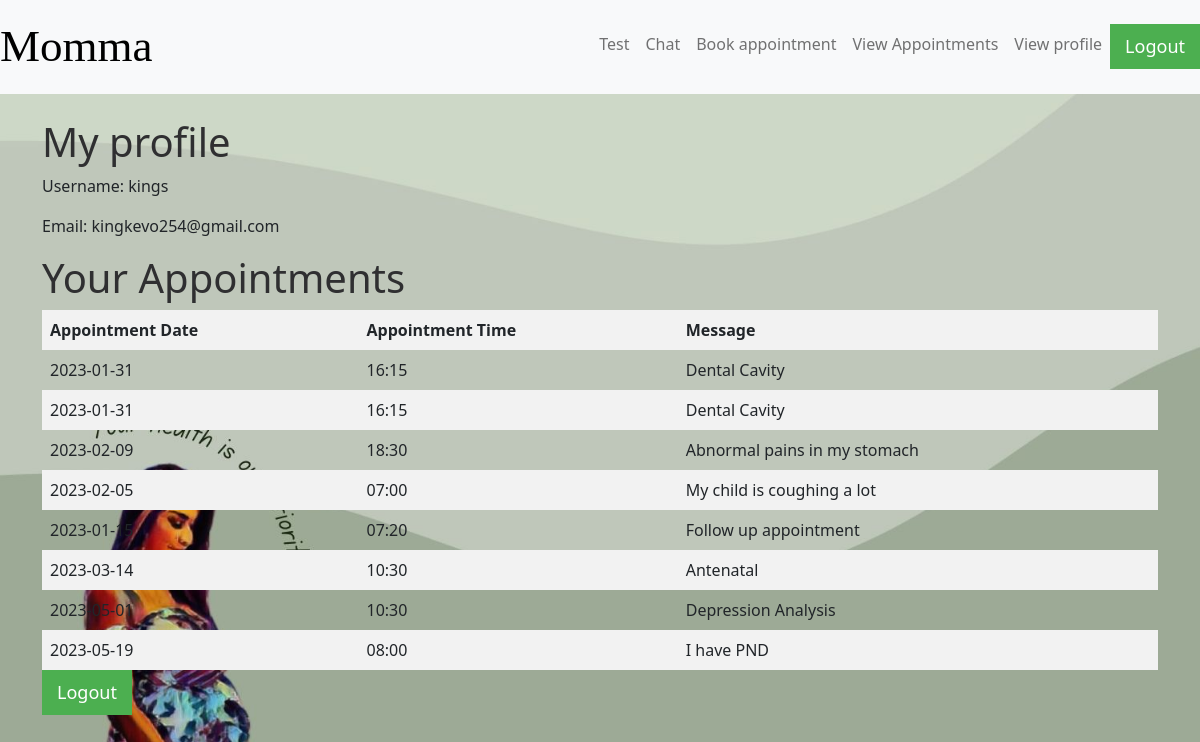
The app's page /profile (signed in) with its own data.
### index/models.py (models this page shows, shortened)
class User(db.Model):
    id = db.Column(db.Integer, primary_key=True)
    username = db.Column(db.String(80), unique=True, nullable=False)
    email = db.Column(db.String(120), unique=True, nullable=False)
    password = db.Column(db.String(120), nullable=False)
    appointments = db.relationship('Appointment', backref='user', lazy=True)

class Appointment(db.Model):
    id = db.Column(db.Integer, primary_key=True)
    name = db.Column(db.String(50), nullable=False)
    email = db.Column(db.String(120), nullable=False)
    date = db.Column(db.String(20), nullable=False)
    time = db.Column(db.String(20), nullable=False)
    message = db.Column(db.Text, nullable=False)
    user_id = db.Column(db.Integer, db.ForeignKey('user.id'), nullable=False)

### index/routes.py (the view)
@app.route("/profile")
def view_profile():
    check_authentication()
    username = session['username']
    user = User.query.filter_by(username=username).first()
    appointments = Appointment.query.filter_by(user_id=user.id)
    return render_template("profile.html", user=user, appointments=appointments)

### index/routes.py (called while the page is built)
def check_authentication():
    if not session.get("logged_in"):
        return redirect(url_for("log_in"))

### index/templates/profile.html
{% extends 'main.html' %}
{% block content %}
<div class="profile">
    <h1>My profile</h1>
    <div class="user-info">
        <p>Username: {{user.username}}</p>
        <p>Email: {{ user.email }}</p>
        <div>
            <h1>Your Appointments</h1>
            <table>
                <thead>
                    <tr>
                        <th>Appointment Date</th>
                        <th>Appointment Time</th>
                        <th>Message</th>
                    </tr>
                </thead>
                <tbody>
                    {% for appointment in appointments %}
                    <tr>
                        <td>{{ appointment.date }}</td>
                        <td>{{ appointment.time }}</td>
                        <td>{{ appointment.message }}</td>
                    </tr>
                    {% endfor %}
                </tbody>
            </table>
        </div>
    </div>
</div>
<a href="{{url_for('logout')}}" onclick="return confirm('Are you sure you want to logout?');">
    <button class="logout-button logout-button:hover">Logout</button>
</a>
{% endblock content %}

### index/static/css/static.css (style rules this page uses)
h1 { font-size: 20px; color: rgb(47, 47, 49); font-weight: bold; }
.logout-button { background-color: #4CAF50; color: white; padding: 9px 15px; margin: 0px 0; border: none; cursor: pointer; font-size: 18px; }
table { width: 100%; border-collapse: collapse; }
th, td { border: 1px solid #dddddd; padding: 8px; text-align: left; }
th { background-color: #f2f2f2; font-weight: bold; }
tr:nth-child(even) { background-color: #f2f2f2; }

### records on screen
User: username "kings", email "kingkevo254@gmail.com"
Appointment: date "2023-01-31", time "16:15", message "Dental Cavity"
Appointment: date "2023-01-31", time "16:15", message "Dental Cavity"
Appointment: date "2023-02-09", time "18:30", message "Abnormal pains in my stomach"
Appointment: date "2023-02-05", time "07:00", message "My child is coughing a lot"
Appointment: date "2023-01-15", time "07:20", message "Follow up appointment"
Appointment: date "2023-03-14", time "10:30", message "Antenatal"
Appointment: date "2023-05-01", time "10:30", message "Depression Analysis"
Appointment: date "2023-05-19", time "08:00", message "I have PND"
